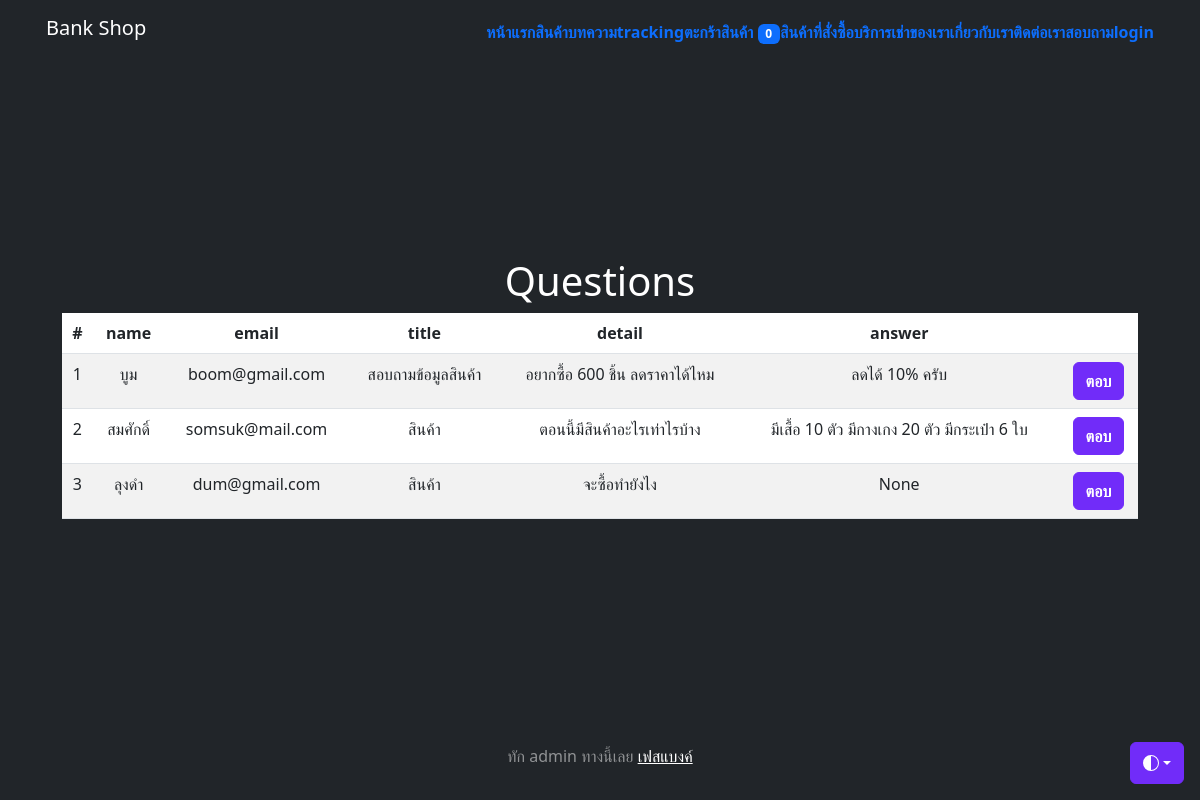
Screenshot of /questions (signed in) with the database file from the repository.
### myapp/models.py (models this page shows, shortened)
class Profile(models.Model):
    user = models.OneToOneField(User,on_delete=models.CASCADE)
    photo = models.ImageField(upload_to='profile_photo',null=True,blank=True)
    usertype = models.CharField(max_length=100,default='member')
    interestin = models.CharField(max_length=100,null=True,blank=True)
    facebook = models.CharField(max_length=100,default='No Facebook')
    address = models.TextField(null=True,blank=True)
    tel = models.CharField(max_length=100,null=True,blank=True)
    cart_quantity = models.IntegerField(default=0, null=True, blank=True)

class AskQA(models.Model):
    name = models.CharField(max_length=100, verbose_name='ชื่อ')
    email = models.CharField(max_length=100,null=True,blank=True,verbose_name='อีเมล')
    title = models.CharField(max_length=100,null=True,blank=True,verbose_name='หัวข้อ')
    detail = models.TextField(null=True,blank=True,verbose_name='รายละเอียด')
    answer = models.TextField(null=True,blank=True,verbose_name='ตอบคำถาม')

### myapp/views.py (the view)
# urls.py: path('questions', Questions, name='questions'),
@login_required
def Questions(request):
    questions = AskQA.objects.all()
    context = {'questions':questions}
    return render(request, 'myapp/questions.html', context)

### myapp/templates/myapp/questions.html (shortened to what this page needs)
{% extends 'myapp/base.html' %}
{% block content %}
<h1>Questions</h1>
<table class="table table-striped">
    <thead>
      <tr>
            <th scope="col">#</th>
            <th scope="col">name</th>
            <th scope="col">email</th>
            <th scope="col">title</th>
            <th scope="col">detail</th>
            <th scope="col">answer</th>
            <th scope="col"></th>
      </tr>
    </thead>
    <tbody>
    {% for q in questions %}
        <tr>
            <td scope="row">{{ forloop.counter }}</td>
            <td>{{ q.name }}</td>
            <td>{{ q.email }}</td>
            <td>{{ q.title }}</td>
            <td>{{ q.detail }}</td>
            <td>{{ q.answer }}</td>
            <td><a href="{% url 'answer' q.id %}" class="btn btn-bd-primary">ตอบ</a></td>
        </tr>
    {% endfor %}
    </tbody>
</table>
{% endblock content %}

### myapp/templates/myapp/base.html (shortened to what this page needs)
<!doctype html>
<html lang="en" class="h-100" data-bs-theme="auto">
  <head><script src="https://getbootstrap.com/docs/5.3/assets/js/color-modes.js"></script>
    <link rel="stylesheet" href="https://cdn.jsdelivr.net/npm/@docsearch/css@3">
<link href="https://getbootstrap.com/docs/5.3/dist/css/bootstrap.min.css" rel="stylesheet">
    <link href="https://getbootstrap.com/docs/5.3/examples/cover/cover.css" rel="stylesheet">
  </head>
  <body class="d-flex h-100 text-center text-bg-dark">
    <div class="dropdown position-fixed bottom-0 end-0 mb-3 me-3 bd-mode-toggle">
      <button class="btn btn-bd-primary py-2 dropdown-toggle d-flex align-items-center"
              id="bd-theme"
              type="button"
              aria-expanded="false"
              data-bs-toggle="dropdown"
              aria-label="Toggle theme (auto)">
        <svg class="bi my-1 theme-icon-active" width="1em" height="1em"><use href="#circle-half"></use></svg>
      </button>
    </div>
<div class="container d-flex w-100 h-100 p-3 mx-auto flex-column">
  <header class="mb-auto">
    <div>
      <h5 class="float-md-start mb-0">Bank Shop</h5>
      <nav class="nav nav-masthead justify-content-center float-md-end">
        {% block menubar %}
        <a class="nav-link fw-bold py-1 px-0" aria-current="page" href="{% url 'home' %}">หน้าแรก</a>
        <a class="nav-link fw-bold py-1 px-0" href="{% url 'all-product' %}">สินค้า</a>
        <a class="nav-link fw-bold py-1 px-0" href="{% url 'post' %}">บทความ</a>
        <a class="nav-link fw-bold py-1 px-0" href="{% url 'tracking' %}">tracking</a>
        {% if user.is_authenticated and user.profile.usertype in 'member,vip' %}
        <a class="nav-link fw-bold py-1 px-0" href="{% url 'my-cart' %}">ตะกร้าสินค้า <span class="badge bg-primary"><font color="white">{{ user.profile.cart_quantity }}</font></span></a>
        <a class="nav-link fw-bold py-1 px-0" href="{% url 'cart-order-product' %}">สินค้าที่สั่งซื้อ </a>
        <a class="nav-link fw-bold py-1 px-0" href="{% url 'all-machines-page' %}">บริการเช่าของเรา </a>
        {% endif %}
        <a class="nav-link fw-bold py-1 px-0" href="{% url 'about-us' %}">เกี่ยวกับเรา</a>
        <a class="nav-link fw-bold py-1 px-0" href="{% url 'contact' %}">ติดต่อเรา</a>
        <a class="nav-link fw-bold py-1 px-0" href="{% url 'ask' %}">สอบถาม</a>
        <a class="nav-link fw-bold py-1 px-0" href="{% url 'login' %}">login</a>
        {% endblock menubar %}
      </nav>
    </div>
  </header>
  <main class="px-3">
    {% block content %}{% endblock content %}
  </main>
  <footer class="mt-auto text-white-50">
    <p>ทัก admin ทางนี้เลย <a href="https://facebook.com/bank.jittawat" class="text-white">เฟสแบงค์</a></p>
  </footer>
</div>
    </body>
</html>

### myapp/templates/myapp/base.html (style rules this page uses)
.bi { vertical-align: -.125em; fill: currentColor; }
.btn-bd-primary { --bd-violet-bg: #712cf9; --bd-violet-rgb: 112.520718, 44.062154, 249.437846; --bs-btn-font-weight: 600; --bs-btn-color: var(--bs-white); --bs-btn-bg: var(--bd-violet-bg); --bs-btn-border-color: var(--bd-violet-bg); --bs-btn-hover-color: var(--bs-white); --bs-btn-hover-bg: #6528e0; --bs-btn-hover-border-color: #6528e0; --bs-btn-focus-shadow-rgb: var(--bd-violet-rgb); --bs-btn-active-color: var(--bs-btn-hover-color); --bs-btn-active-bg: #5a23c8; --bs-btn-active-border-color: #5a23c8; }
.bd-mode-toggle { z-index: 1500; }

### rows the page displays
AskQA: name "บูม", email "boom@gmail.com", title "สอบถามข้อมูลสินค้า", detail "อยากซื้อ 600 ชิ้น ลดราคาได้ไหม", answer "ลดได้ 10% ครับ"
AskQA: name "สมศักดิ์", email "somsuk@mail.com", title "สินค้า", detail "ตอนนี้มีสินค้าอะไรเท่าไรบ้าง", answer "มีเสื้อ 10 ตัว มีกางเกง 20 ตัว มีกระเป๋า 6 ใบ"
AskQA: name "ลุงดำ", email "dum@gmail.com", title "สินค้า", detail "จะซื้อทำยังไง", answer "None"

### other values shown
{{ user.profile.cart_quantity }} "0"
